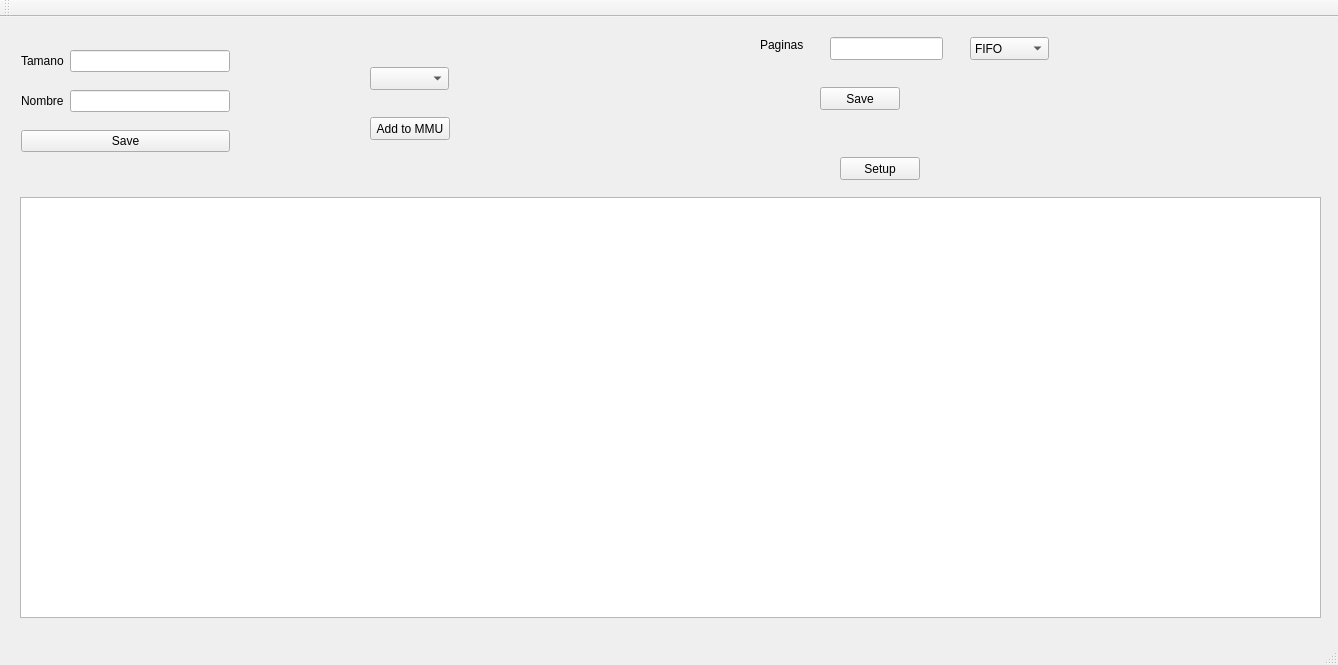
<?xml version="1.0" encoding="UTF-8"?>
<ui version="4.0">
 <class>MainWindow</class>
 <widget class="QMainWindow" name="MainWindow">
  <property name="geometry">
   <rect>
    <x>0</x>
    <y>0</y>
    <width>1338</width>
    <height>665</height>
   </rect>
  </property>
  <property name="windowTitle">
   <string>MainWindow</string>
  </property>
  <widget class="QWidget" name="centralWidget">
   <widget class="QWidget" name="verticalLayoutWidget">
    <property name="geometry">
     <rect>
      <x>10</x>
      <y>10</y>
      <width>231</width>
      <height>151</height>
     </rect>
    </property>
    <layout class="QVBoxLayout" name="verticalLayout">
     <item>
      <layout class="QHBoxLayout" name="horizontalLayout">
       <item>
        <widget class="QLabel" name="program_size_label">
         <property name="text">
          <string>Tamano</string>
         </property>
        </widget>
       </item>
       <item>
        <widget class="QLineEdit" name="program_size_edit"/>
       </item>
      </layout>
     </item>
     <item>
      <layout class="QHBoxLayout" name="horizontalLayout_2">
       <item>
        <widget class="QLabel" name="program_name_label">
         <property name="text">
          <string>Nombre</string>
         </property>
        </widget>
       </item>
       <item>
        <widget class="QLineEdit" name="program_name_edit"/>
       </item>
      </layout>
     </item>
     <item>
      <widget class="QPushButton" name="save_program_button">
       <property name="text">
        <string>Save</string>
       </property>
      </widget>
     </item>
    </layout>
   </widget>
   <widget class="QTableWidget" name="tableWidget">
    <property name="geometry">
     <rect>
      <x>20</x>
      <y>180</y>
      <width>1301</width>
      <height>421</height>
     </rect>
    </property>
   </widget>
   <widget class="QLabel" name="label_2">
    <property name="geometry">
     <rect>
      <x>760</x>
      <y>20</y>
      <width>59</width>
      <height>15</height>
     </rect>
    </property>
    <property name="text">
     <string>Paginas</string>
    </property>
   </widget>
   <widget class="QLineEdit" name="page_amount_edit">
    <property name="geometry">
     <rect>
      <x>830</x>
      <y>20</y>
      <width>113</width>
      <height>23</height>
     </rect>
    </property>
   </widget>
   <widget class="QPushButton" name="page_amount_save_btn">
    <property name="geometry">
     <rect>
      <x>820</x>
      <y>70</y>
      <width>80</width>
      <height>23</height>
     </rect>
    </property>
    <property name="text">
     <string>Save</string>
    </property>
   </widget>
   <widget class="QPushButton" name="setup_btn">
    <property name="geometry">
     <rect>
      <x>840</x>
      <y>140</y>
      <width>80</width>
      <height>23</height>
     </rect>
    </property>
    <property name="text">
     <string>Setup</string>
    </property>
   </widget>
   <widget class="QComboBox" name="program_combo_box">
    <property name="geometry">
     <rect>
      <x>370</x>
      <y>50</y>
      <width>79</width>
      <height>23</height>
     </rect>
    </property>
   </widget>
   <widget class="QPushButton" name="add_to_exec_btn">
    <property name="geometry">
     <rect>
      <x>370</x>
      <y>100</y>
      <width>80</width>
      <height>23</height>
     </rect>
    </property>
    <property name="text">
     <string>Add to MMU</string>
    </property>
   </widget>
   <widget class="QComboBox" name="comboBox">
    <property name="geometry">
     <rect>
      <x>970</x>
      <y>20</y>
      <width>79</width>
      <height>23</height>
     </rect>
    </property>
    <item>
     <property name="text">
      <string>FIFO</string>
     </property>
    </item>
    <item>
     <property name="text">
      <string>2da Oportunidad</string>
     </property>
    </item>
    <item>
     <property name="text">
      <string>LRU</string>
     </property>
    </item>
    <item>
     <property name="text">
      <string>NRU</string>
     </property>
    </item>
    <item>
     <property name="text">
      <string>Optimo</string>
     </property>
    </item>
   </widget>
  </widget>
  <widget class="QMenuBar" name="menuBar">
   <property name="geometry">
    <rect>
     <x>0</x>
     <y>0</y>
     <width>1338</width>
     <height>20</height>
    </rect>
   </property>
  </widget>
  <widget class="QToolBar" name="mainToolBar">
   <attribute name="toolBarArea">
    <enum>TopToolBarArea</enum>
   </attribute>
   <attribute name="toolBarBreak">
    <bool>false</bool>
   </attribute>
  </widget>
  <widget class="QStatusBar" name="statusBar"/>
 </widget>
 <layoutdefault spacing="6" margin="11"/>
 <resources/>
 <connections/>
</ui>
